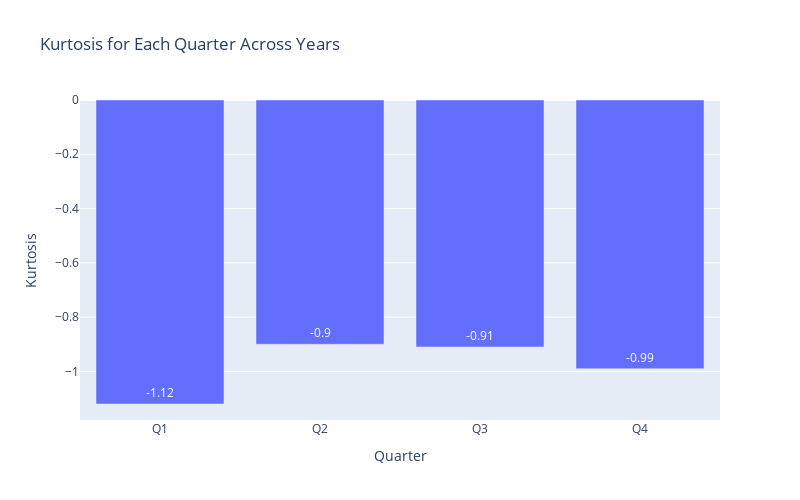

Notebook code for this chart:
### Code cell
# Calculate kurtosis for each quarter across all years
quarterly_kurtosis = data[['Q1', 'Q2', 'Q3', 'Q4']].apply(lambda col: round(kurtosis(col, fisher=True), 2))

# Convert to DataFrame for plotting
quarterly_kurtosis = pd.DataFrame(quarterly_kurtosis, columns=['Kurtosis']).reset_index()
quarterly_kurtosis.columns = ['Quarter', 'Kurtosis']

# Create a bar plot for quarterly kurtosis
fig = px.bar(
    quarterly_kurtosis,
    x='Quarter',
    y='Kurtosis',
    text='Kurtosis',  # Display kurtosis values on bars
    title='Kurtosis for Each Quarter Across Years',
    labels={'Kurtosis': 'Kurtosis', 'Quarter': 'Quarter'}
)

# Customize layout
fig.update_layout(
    height=500, width=800,
    xaxis_title='Quarter',
    yaxis_title='Kurtosis'
)

# Show the plot
fig.show()

### Figure 1 — Plotly figure (JSON) as saved in the notebook; plotly's stock layout.template omitted (floating-point values rounded to 4 significant figures)
{"data": [{"alignmentgroup": "True", "hovertemplate": "Quarter=%{x}<br>Kurtosis=%{text}<extra></extra>", "legendgroup": "", "marker": {"color": "#636efa", "pattern": {"shape": ""}}, "name": "", "offsetgroup": "", "orientation": "v", "showlegend": false, "text": [-1.12, -0.9, -0.91, -0.99], "textposition": "auto", "type": "bar", "x": ["Q1", "Q2", "Q3", "Q4"], "xaxis": "x", "y": [-1.12, -0.9, -0.91, -0.99], "yaxis": "y"}], "layout": {"barmode": "relative", "height": 500, "legend": {"tracegroupgap": 0}, "title": {"text": "Kurtosis for Each Quarter Across Years"}, "width": 800, "xaxis": {"anchor": "y", "domain": [0, 1], "title": {"text": "Quarter"}}, "yaxis": {"anchor": "x", "domain": [0, 1], "title": {"text": "Kurtosis"}}}}
